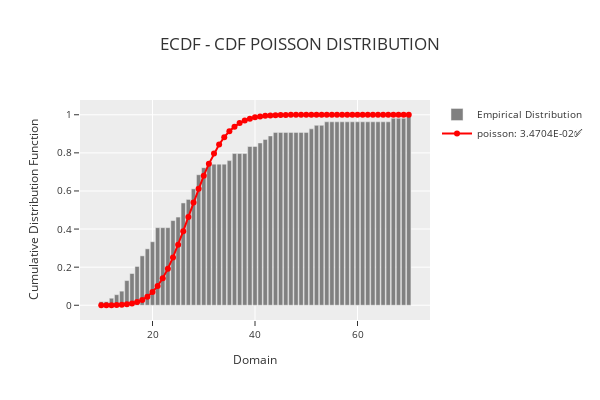

The cell this chart's notebook holds for it:
### Code cell
phi.plot_ecdf_distribution("poisson")
